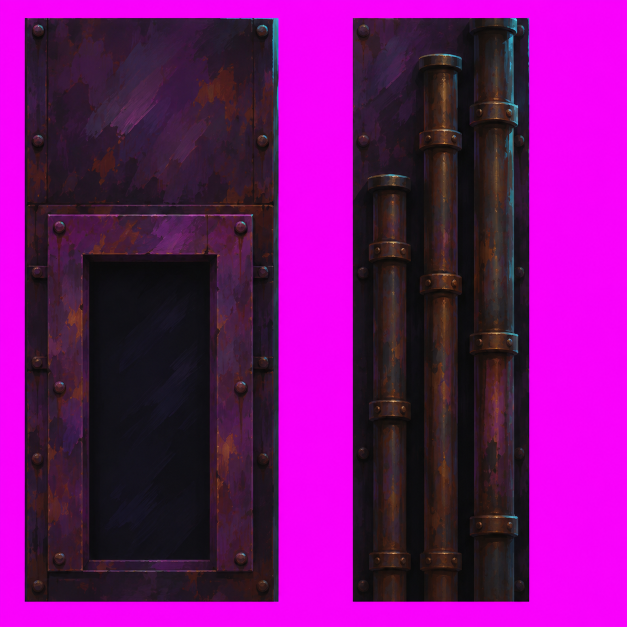
#> input picture sequel/art/painted_bt_src/back_alleys_v1_NG.png, 1254 x 1254 px, given in place of w3_vision_off.png, which was not available (shown at 1/2 size)
$ python cut_bt.py
#> lines starting #> are read from the running program, lines starting #| are printed output that depends on the picture; after the words box and inside, x2 and y2 are one past the last pixel; in counts of white or black regions, pixels touching at a corner belong together
"""裏の町の届いた絵（art/painted_bt_src）を、ゲームで置ける形に切り抜く（2026-11-08、specs/backtown_entrance_v2.md の 13）。
マゼンタを抜く（terrain/tools/key_soft.py の ①背景色からの距離でアルファ ②アンミックス ③縁の赤紫の抑え を使う。
ただし key_soft の「いちばん大きな塊だけ残す」と「緑・紫を灰へ寄せる」はキャラの切り抜き用で、部品のシートでは部品が消え、緑のネオンが灰になる＝外した）→ 部品のシートは塊ごとに切り出す → art/painted_bt/<名前>.png（RGBA、縮めない）。
部品の実寸（m）は main.gd 側のデータで決める（ここでは画素だけ）。使い方：python3 -I sequel/tools/cut_bt.py
"""
import os, sys, json
import numpy as np
from PIL import Image
from scipy import ndimage as ndi
ROOT = os.path.dirname(os.path.dirname(os.path.abspath(__file__)))
SRC = os.path.join(ROOT, "art/painted_bt_src")
OUT = os.path.join(ROOT, "art/painted_bt")
os.makedirs(OUT, exist_ok=True)


def key_sheet(a, t0=50, t1=135):
#> called with t0 = 50, t1 = 135
    a = a.astype(np.float32)
    bg = np.median(np.concatenate([a[:16, :16].reshape(-1, 3), a[:16, -16:].reshape(-1, 3), a[-16:, :16].reshape(-1, 3), a[-16:, -16:].reshape(-1, 3)]), axis=0)
#> bg = [248, 3, 251]
    d = np.sqrt(((a - bg) ** 2).sum(-1))
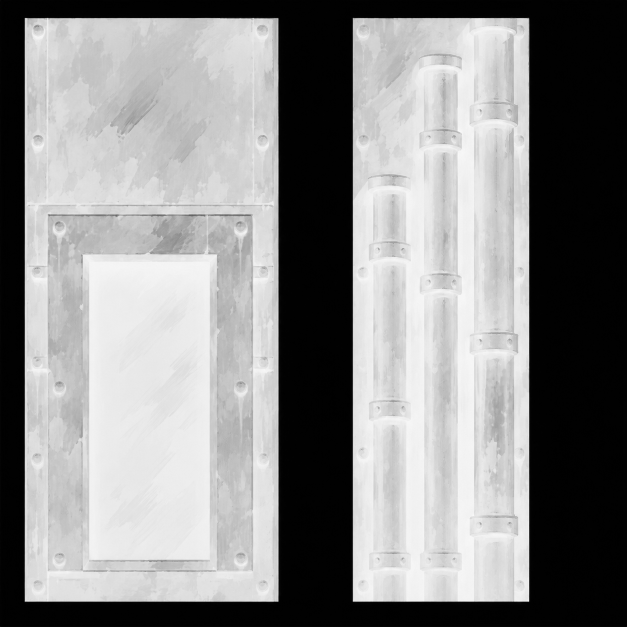
#> d: shape (1254, 1254) float32 (shown at 1/2 size); min 0, max 352.9, mean 191.6; drawn with min black and max white
    al = np.clip((d - t0) / (t1 - t0), 0, 1)
    al = np.clip(ndi.gaussian_filter(al, 0.5), 0, 1)
    al = np.where(al < 0.04, 0, al)
    a2 = np.where(al[..., None] > 0.01, (a - (1 - al[..., None]) * bg) / np.maximum(al[..., None], 0.01), a)
    a2 = np.clip(a2, 0, 255)
    edge = (al > 0) & (al < 0.95)
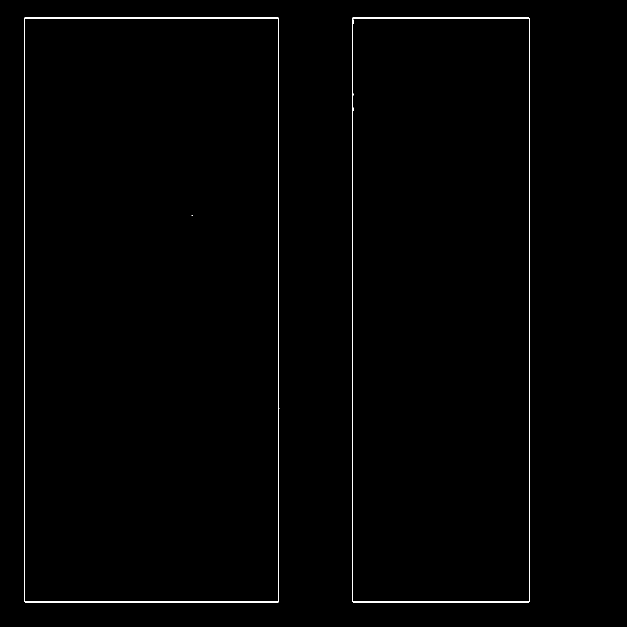
#> edge: shape (1254, 1254) bool (shown at 1/2 size); 0.81% white in thin lines or dots, all inside (x1, y1, x2, y2) = (48, 35, 1060, 1205)
    mn = np.minimum(a2[..., 0], a2[..., 2])
    ex = np.clip(mn - a2[..., 1], 0, None) * edge * 0.7
    a2[..., 0] -= ex
    a2[..., 2] -= ex
    return np.dstack([a2, al * 255]).astype(np.uint8)


def keyed(name):
    return key_sheet(np.asarray(Image.open(os.path.join(SRC, name + ".png")).convert("RGB")))


def save(arr, name):
    Image.fromarray(arr).save(os.path.join(OUT, name + ".png"), optimize=True)
    return [int(arr.shape[1]), int(arr.shape[0])]


def pieces(rgba, min_area=1500):
    m = rgba[..., 3] > 40
    lab, n = ndi.label(ndi.binary_closing(m, iterations=3))
    out = []
    for i, sl in enumerate(ndi.find_objects(lab)):
        if sl is None:
            continue
        area = int((lab[sl] == i + 1).sum())
        if area < min_area:
            continue
        out.append((sl[0].start, sl[1].start, sl[0].stop, sl[1].stop))
    return out


meta = {}
# 壁 w3（画面を消した版）：外周のマゼンタを抜くだけ（1536×1024 のまま。下絵の窓＝棟の中心 ±3.75m × 0〜5m）
w3 = keyed("w3_vision_off")
meta["w3_vision_off"] = save(w3, "w3_vision_off")
# ビジョンの中身：最初の絵 w3_vision_v1 の画面の部分（下絵の画面 x 0.2〜4.6m・y 2.6〜5.0m → 窓の画素）
v1 = np.asarray(Image.open(os.path.join(SRC, "w3_vision_v1.png")).convert("RGB"))
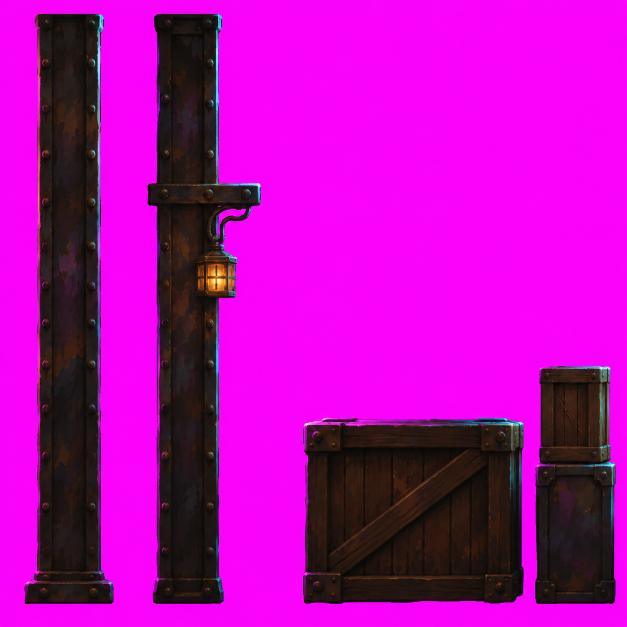
#> input picture sequel/art/painted_bt_src/foreground_props.png, 1254 x 1254 px, given in place of w3_vision_v1.png, which was not available (shown at 1/2 size)
#> v1 is the input picture: shape (1254, 1254, 3); mean R, G, B 178.1, 11.1, 174
ppm = 1536 / 7.5
x0, x1 = int((0.2 - (2.3 - 3.75)) * ppm), int((4.6 - (2.3 - 3.75)) * ppm)
y0, y1 = 0, int((5.0 - 2.6) * ppm)
scr = np.dstack([v1[y0:y1, x0:x1], np.full((y1 - y0, x1 - x0), 255, np.uint8)])
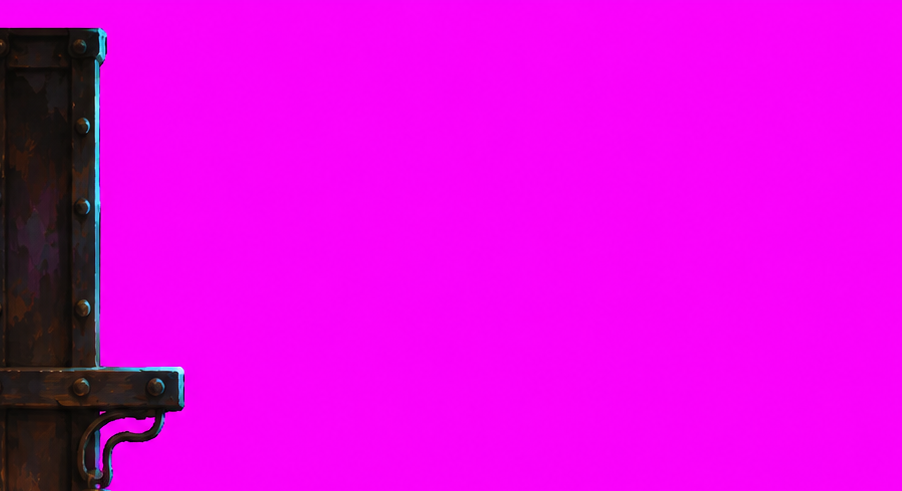
#> scr: shape (491, 902, 4); mean R, G, B, A 224.3, 6.2, 224.5, 255
meta["vision_screen"] = save(scr, "vision_screen")
# 屋台 3 種：塊を 1 つ切り出す（下絵は 1m＝約 380px）
for s in ["stall_food", "stall_crystal", "stall_parts"]:
    k = keyed(s)
#> call 2 of key_sheet, with t0 = 50, t1 = 135
#> in key_sheet (call 2), `bg = np.median(np.concatenate([a[:16, :16].reshape(-1, 3), a[:16, -16:..`: bg = [250, 4, 251]
#> in key_sheet (call 2), `al = np.clip((d - t0) / (t1 - t0), 0, 1)`:
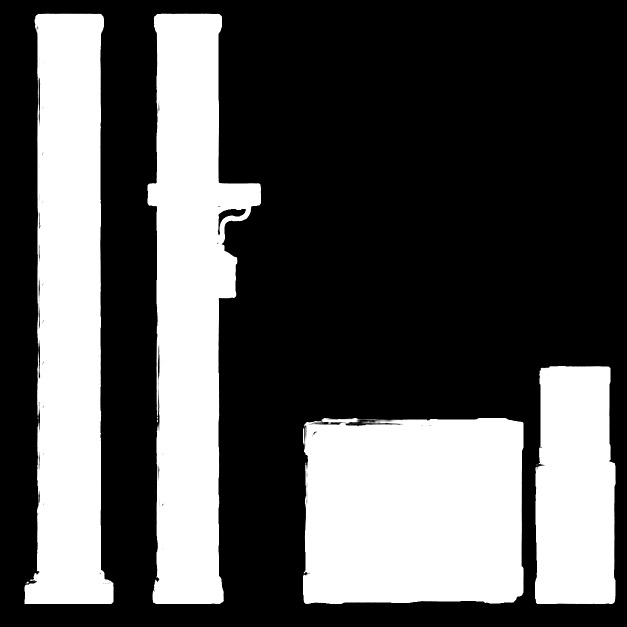
#> al: shape (1254, 1254) float32 (shown at 1/2 size); min 0, max 1, mean 0.341
#> in key_sheet (call 2), `a2 = np.where(al[..., None] > 0.01, (a - (1 - al[..., None]) * bg) / n..`:
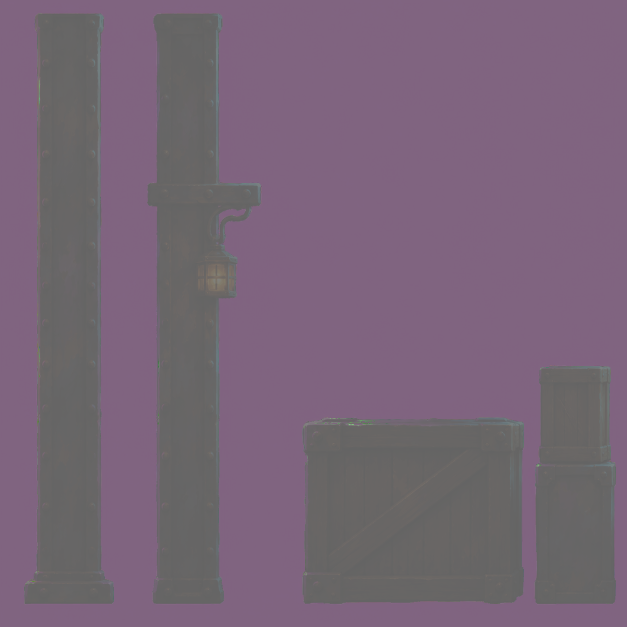
#> a2: shape (1254, 1254, 3) float32 (shown at 1/2 size); mean R, G, B 179, 11.7, 174.7; drawn with min black and max white
#> in key_sheet (call 2), `edge = (al > 0) & (al < 0.95)`: edge: shape (1254, 1254) bool; 1.4% white in thin lines or dots, all inside (x1, y1, x2, y2) = (48, 26, 1232, 1209)
    ys, xs = np.where(k[..., 3] > 40)
    meta[s] = save(k[ys.min():ys.max() + 1, xs.min():xs.max() + 1], s)
#> call 3 of save, with name = 'stall_food'
#> in save (call 3), `Image.fromarray(arr).save(os.path.join(OUT, name + ".png"), optimize=T..`:
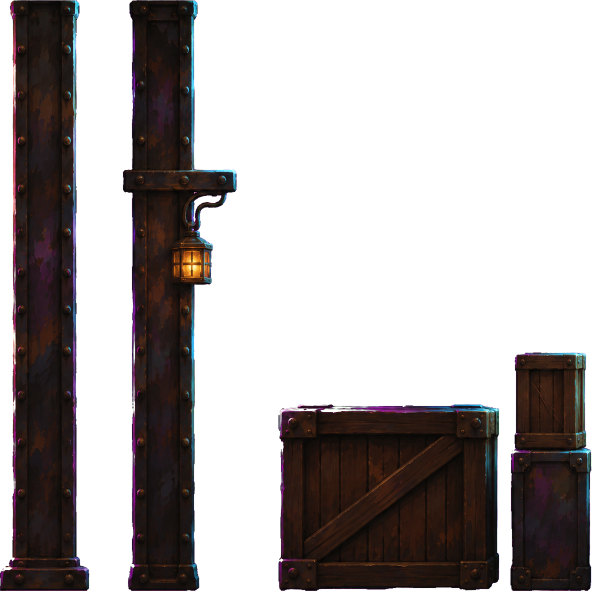
#> saved as stall_food.png: PIL image 1183x1181 RGBA (shown at 1/2 size); mean R, G, B, A 167.5, 12.6, 162.9, 97.9; transparent parts drawn white
#> (the run stopped early here; a loop or call above may not have finished)
